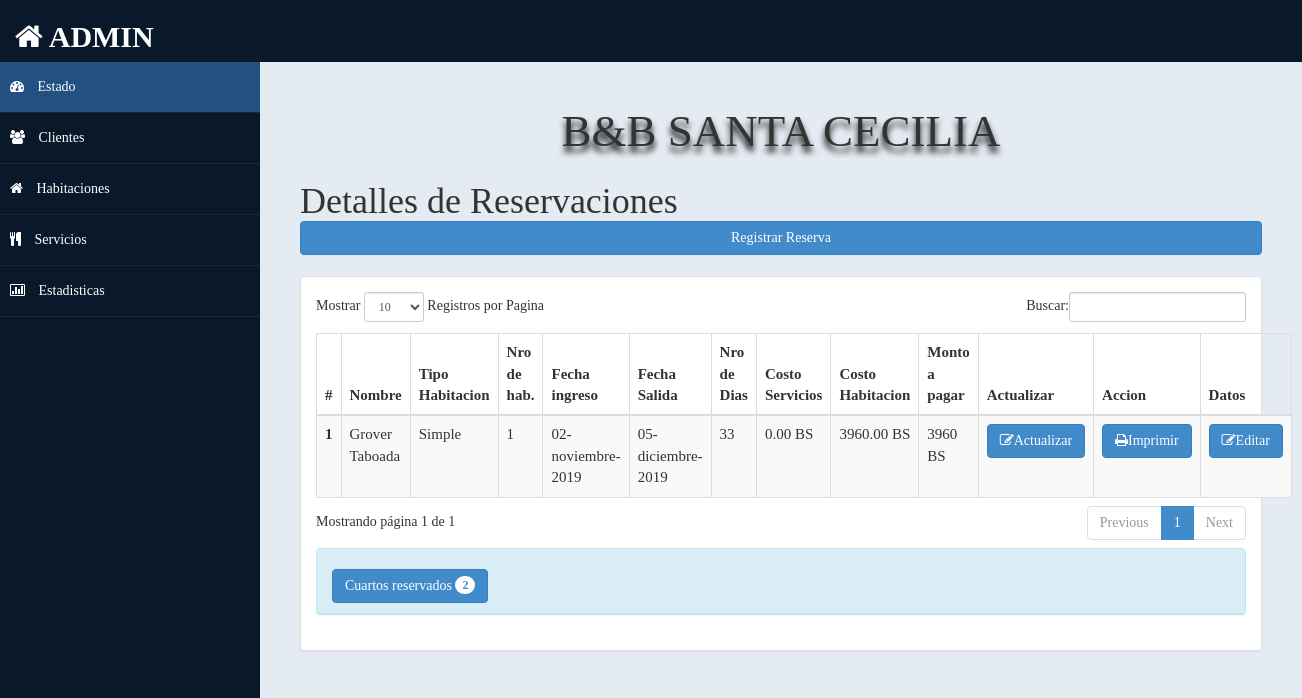
The page / on the database its author committed.
### tables this page shows
CREATE TABLE `reservacion` (
  `Id` int(11) NOT NULL,
  `Id_cliente` int(11) DEFAULT NULL,
  `Id_habitacion` int(11) DEFAULT NULL,
  `Id_servicio` int(11) DEFAULT NULL,
  `Fingreso` date DEFAULT NULL,
  `Fsalida` date DEFAULT NULL,
  `Nro_dias` int(11) DEFAULT NULL,
  `PrecioH` double(8,2) DEFAULT NULL,
  `PrecioS` double(8,2) DEFAULT NULL
);

CREATE TABLE `cliente` (
  `Id` int(11) NOT NULL,
  `Ci` int(11) DEFAULT NULL,
  `Nombre` varchar(35) NOT NULL,
  `Apellido` varchar(35) NOT NULL,
  `Nacionalidad` varchar(30) DEFAULT NULL,
  `Celular` int(11) DEFAULT NULL,
  `Email` varchar(45) DEFAULT NULL
);

CREATE TABLE `habitacion` (
  `Id` int(11) NOT NULL,
  `Nrohabitacion` int(11) NOT NULL,
  `Thabitacion` varchar(50) NOT NULL,
  `Estado` int(11) NOT NULL
);

### index.php (the view, shortened to what this page needs)
<?php include('conexion.php'); ?>
<!DOCTYPE html>
<html>
<head>
    <link href="assets/css/bootstrap.css" rel="stylesheet" />
    <link href="assets/css/font-awesome.css" rel="stylesheet" />
    <link href="assets/css/custom-styles.css" rel="stylesheet" />
    <link href="assets/js/dataTables/dataTables.bootstrap.css" rel="stylesheet" />
</head>
<body>
    <div id="wrapper">
        <nav class="navbar navbar-default top-navbar" role="navigation">
            <div class="navbar-header">
                <h1 class="navbar-brand" ><i class="fa fa-home"></i> ADMIN</h1>
            </div>
        </nav>
        <nav class="navbar-default navbar-side" role="navigation">
            <div class="sidebar-collapse">
                <ul class="nav" id="main-menu">
                    <li><a class="active-menu" href="index.php"><i class="fa fa-dashboard"></i> Estado</a>
                    </li>
                    <li>
                        <a href="admin/cliente.php"><i class="fa fa-users"></i> Clientes</a>
                    </li>
                    <li>
                        <a href="admin/habitacion.php"><i class="fa fa-home"></i> Habitaciones</a>
                    </li>
                    <li>
                        <a href="admin/servicios.php"><i class="fa fa-cutlery"></i> Servicios</a>
                    </li>
                    <li>
                        <a  href="Estadisticas/estadisticas.php"><i class="fa fa-bar-chart-o"></i> Estadisticas</a>
                    </li>
                </ul>
              </div>
        </nav>
        <div id="page-wrapper" >
            <div id="page-inner">
      <div class="row">
          <div class="col-md-12">
            <center>
              <b><h1 class="bg-gradient-success letra">B&B SANTA CECILIA</h1></b>
            </center>
              <h1 class="page-header">Detalles de Reservaciones
                <button type="button" class="btn btn-primary col-md-12" data-toggle="modal" data-target=".bd-example-modal-lg">Registrar Reserva</button>
              </h1>
          </div>
      </div>
            <div class="row">
                <div class="col-md-12">
                    <div class="panel panel-default">
                        <div class="panel-body">
                            <div class="table-responsive">
                                <table class="table table-striped table-bordered table-hover letra2" id="dataTables-example">
                                    <thead>
                                    <tr>
                                        <th>#</th>
                                        <th>Nombre</th>
                                        <th>Tipo Habitacion</th>
                                        <th>Nro de hab.</th>
                                        <th>Fecha ingreso</th>
                                        <th>Fecha Salida</th>
                                        <th>Nro de Dias</th>
                                        <th>Costo Servicios</th>
                                        <th>Costo Habitacion</th>
                                        <th>Monto a pagar</th>
                                        <th>Actualizar</th>
                                        <th>Accion</th>
                                        <th>Datos</th>
                                    </tr>
                                </thead>
                                    <tbody>
                                <?php
                                $con->query("SET lc_time_names = 'es_ES'");
                                $sql = "SELECT reservacion.Id_cliente,reservacion.Id,cliente.Nombre,cliente.Apellido,habitacion.Thabitacion,habitacion.Nrohabitacion,servicios.Tcomida,servicios.PrecioC,Date_format(reservacion.Fsalida,'%d-%M-%Y') as salida ,reservacion.PrecioH,SUM(reservacion.PrecioS) as PrecioS, Date_format(reservacion.Fingreso,'%d-%M-%Y') as ingreso,reservacion.Nro_dias FROM cliente
                                    INNER JOIN reservacion ON cliente.Id=reservacion.Id_cliente
                                     INNER JOIN habitacion ON habitacion.Id = reservacion.Id_habitacion
                                     INNER JOIN servicios ON servicios.Id = reservacion.Id_servicio GROUP BY cliente.Nombre,cliente.Apellido ORDER by reservacion.Id";
                                $result=$con->query($sql);
                                $i=1;
                                while($d=$result->fetch_assoc() )
                                {
                                    echo"<tr>
                                        <th>".$i++."</th>
                                        <td>".$d['Nombre']." ".$d['Apellido']."</td>
                                        <td>".$d['Thabitacion']."</td>
                                        <td>".$d['Nrohabitacion']."</td>
                                        <td>".$d['ingreso']."</td>
                                        <td>".$d['salida']."</td>
                                        <td>".$d['Nro_dias']."</td>
                                        <td>".$d['PrecioS']." BS</td>
                                        <td>".$d['PrecioH']." BS</td>
                                        <td>".($d['PrecioH']+$d['PrecioS'])." BS</td>
                                        <th><a href='admin/actualizar.php?id=".$d['Id']."&&id_client=".$d['Id_cliente']."' class='btn btn-primary' >
                                        <i class='fa fa-edit'></i>Actualizar</a></th>
                                        <th><a href='prueba.php?id=".$d['Id']."' class='btn btn-primary' >
                                        <i class='fa fa-print'></i>Imprimir</a></th>
                                        <th><a href='admin/actualizarCliente.php?id=".$d['Id_cliente']."' class='btn btn-primary' >
                                        <i class='fa fa-edit'></i>Editar</a></th>
                                        ";
                                }
                                ?>
                                    </tbody>
                                </table>
                                <?php
                                $rsql = "SELECT * FROM cliente INNER JOIN reservacion ON cliente.Id=reservacion.Id_cliente INNER JOIN habitacion ON habitacion.Id = reservacion.Id_habitacion INNER JOIN servicios ON servicios.Id = reservacion.Id_servicio where curdate() >= Fingreso && curdate() <= Fsalida GROUP BY cliente.Nombre,cliente.Apellido";
                                $rre = mysqli_query($con,$rsql);
                                $r =1;
                                while($row=mysqli_fetch_array($rre))
                                {
                                  $br = 1;
                                  if($br=="1")
                                  {
                                      $r = $r + 1;
                                  }
                                }
                                ?>
                                <div class="panel panel-info">
                                    <div class="panel-heading">
                                        <h4 class="panel-title">
                                            <a data-toggle="collapse" data-parent="#accordion" href="#collapseOne" class="collapsed">
                                            <button class="btn btn-primary" type="button">
                                                 Cuartos reservados
                                            <span class="badge"><?php echo $r ; ?></span>
                                            </button>
                                            </a>
                                        </h4>
                                    </div>
                                </div>
                            </div>
                        </div>
                    </div>
                </div>
            </div>
</body>
</html>

### assets/css/custom-styles.css (style rules this page uses)
body { font-family: ‘Palatino Linotype’, ‘Book Antiqua’, Palatino, serif; }
#wrapper { width: 100%; background:#09192A; }
#page-wrapper { padding: 15px 15px; min-height: 600px; background:#E5EBF2; }
#page-inner { width:100%; margin:10px 20px 10px 0px; background-color:transparent; padding:10px; min-height:700px; }
.letra { font-family: 'Mali', cursive; text-align: center; font-size: 45px; text-shadow: 0px 6px 6px black; font-weight: 500; padding: 10px 20px 15px; margin: 0 auto; text-decoration: none; }
.letra2 { font-family: 'Mali'; font-size: 15px; }
h1, .h1, h2, .h2, h3, .h3 { margin-top: 7px; margin-bottom: -5px; }
h4 { padding-top:10px; }
.page-header { padding-bottom: 9px; margin: 10px 0 45px; border-bottom: 1px solid #C7D1DD; }
.top-navbar { margin:0px; }
.top-navbar .navbar-brand { color: #fff; width: 260px; text-align: left; height: 60px; font-size: 30px; font-weight: 700; text-transform: uppercase; line-height: 30px; }
.active-menu { background-color:#225081!important; }
.sidebar-collapse , .sidebar-collapse .nav { background:none; }
.sidebar-collapse .nav { padding:0; }
.sidebar-collapse .nav > li > a { color:#fff; background:transparent; text-shadow:none; }
.sidebar-collapse > .nav > li > a { padding:15px 10px; }
.sidebar-collapse > .nav > li { border-bottom: 1px solid rgba(107, 108, 109, 0.19); }
.navbar-side { border:none; background-color: transparent; }
.top-navbar { background:#09192A; border-bottom:none; }
.navbar-default { border:0px solid black; }
.navbar-header { background: #09192A; }
.nav > li > a > i { margin-right:10px; }
@media (min-width:768px) { #page-wrapper { margin: 0 0 0 260px; padding: 15px 30px; min-height: 700px; } }
@media (min-width:768px) { .navbar-side { z-index: 1; position: absolute; width: 260px; } }
@media (min-width:768px) { .navbar { border-radius: 0px; } }

### rows shown on the page
reservacion: Id_cliente.Nombre "Grover", Id_cliente.Apellido "Taboada", Id_habitacion.Thabitacion "Simple", Id_habitacion.Nrohabitacion "1", ingreso "02-noviembre-2019", salida "05-diciembre-2019", Nro_dias "33", PrecioS "0.00", PrecioH "3960.00", PrecioS "3960"

### other values the page prints
$r "2"
